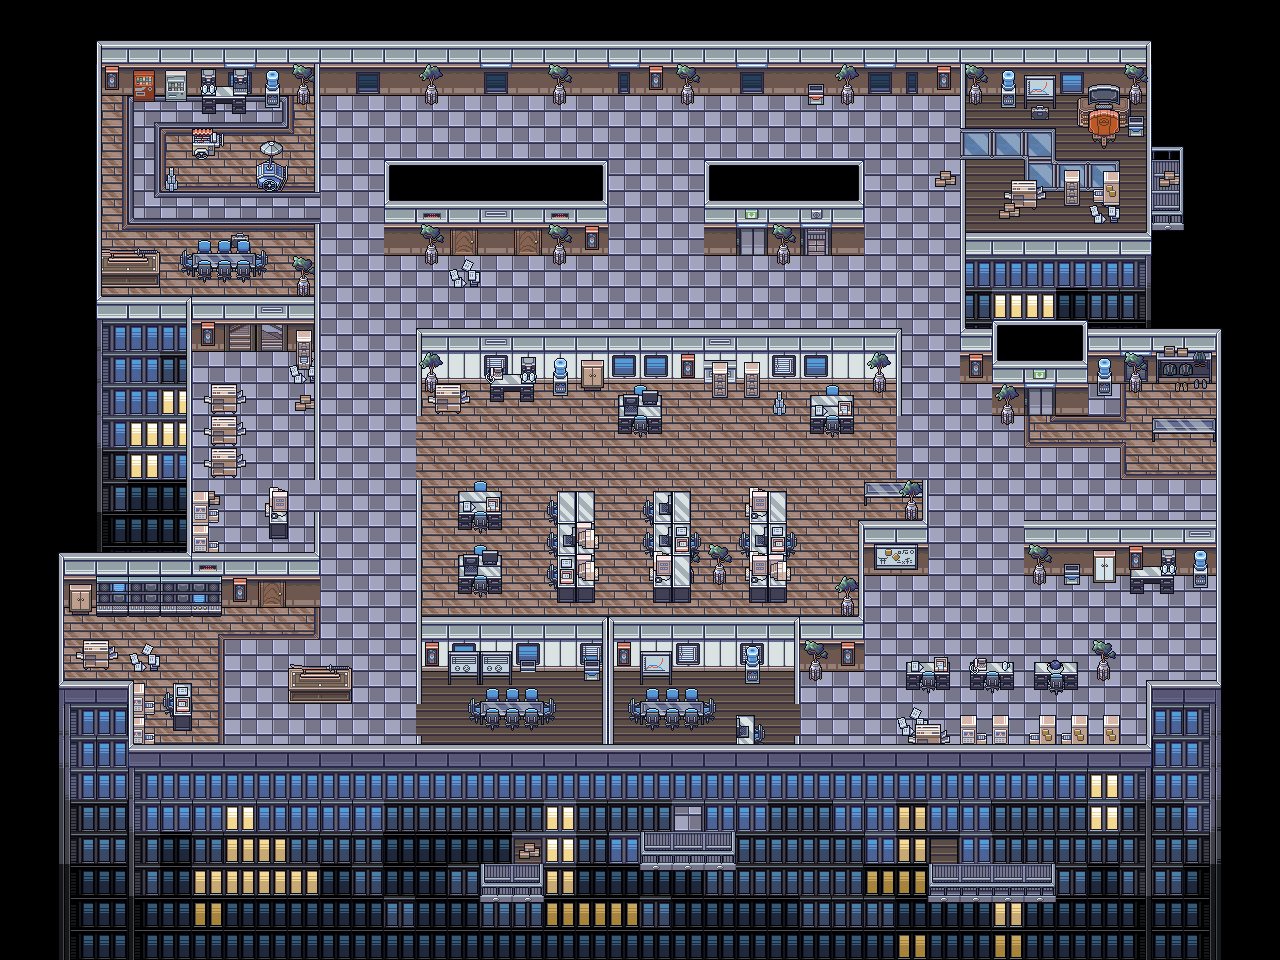

A 2D game scene composited from a Tiled map and its tileset images. What follows is a short description and the map's XML, with each tile layer's data collapsed to a summary:
An orthogonal 40x30 tile map with 32x32 px tiles, 13 tile layers (espada, chão, parede salinha, planta 2, ...), 2 tilesets.

<map version="1.10" tiledversion="1.10.2" orientation="orthogonal" renderorder="right-down" width="40" height="30" tilewidth="32" tileheight="32" infinite="0" nextlayerid="20" nextobjectid="1">
 <tileset firstgid="1" source="conjunto_de_blocos/OfficeInterior.tsx" />
 <tileset firstgid="2263" source="conjunto_de_blocos/japaneseCityFree.tsx" />
 <layer id="12" name="espada" width="40" height="30">
  <data>[1200 cells, 9 non-empty, 8 distinct tile ids]</data>
 </layer>
 <layer id="7" name="chão" width="40" height="30">
  <data>[1200 cells, 759 non-empty, 60 distinct tile ids]</data>
 </layer>
 <layer id="18" name="parede salinha" width="40" height="30">
  <data>[1200 cells, 146 non-empty, 52 distinct tile ids]</data>
 </layer>
 <layer id="10" name="planta 2" width="40" height="30">
  <data>[1200 cells, 130 non-empty, 63 distinct tile ids]</data>
 </layer>
 <layer id="9" name="planta" width="40" height="30">
  <data>[1200 cells, 86 non-empty, 43 distinct tile ids]</data>
 </layer>
 <layer id="1" name="janelas" width="40" height="30">
  <data>[1200 cells, 530 non-empty, 60 distinct tile ids]</data>
 </layer>
 <layer id="3" name="varanda" width="40" height="30">
  <data>[1200 cells, 52 non-empty, 34 distinct tile ids]</data>
 </layer>
 <layer id="13" name="planta" width="40" height="30">
  <data>[1200 cells, 64 non-empty, 42 distinct tile ids]</data>
 </layer>
 <layer id="14" name="lixo" width="40" height="30">
  <data>[1200 cells, 44 non-empty, 30 distinct tile ids]</data>
 </layer>
 <layer id="2" name="prédio" width="40" height="30">
  <data>[1200 cells, 88 non-empty, 31 distinct tile ids]</data>
 </layer>
 <layer id="15" name="sala escada" width="40" height="30">
  <data>[1200 cells, 43 non-empty, 13 distinct tile ids]</data>
 </layer>
 <layer id="17" name="armarios" width="40" height="30">
  <data>[1200 cells, 46 non-empty, 21 distinct tile ids]</data>
 </layer>
 <layer id="19" name="cafe" width="40" height="30">
  <data>[1200 cells, 44 non-empty, 22 distinct tile ids]</data>
 </layer>
</map>
